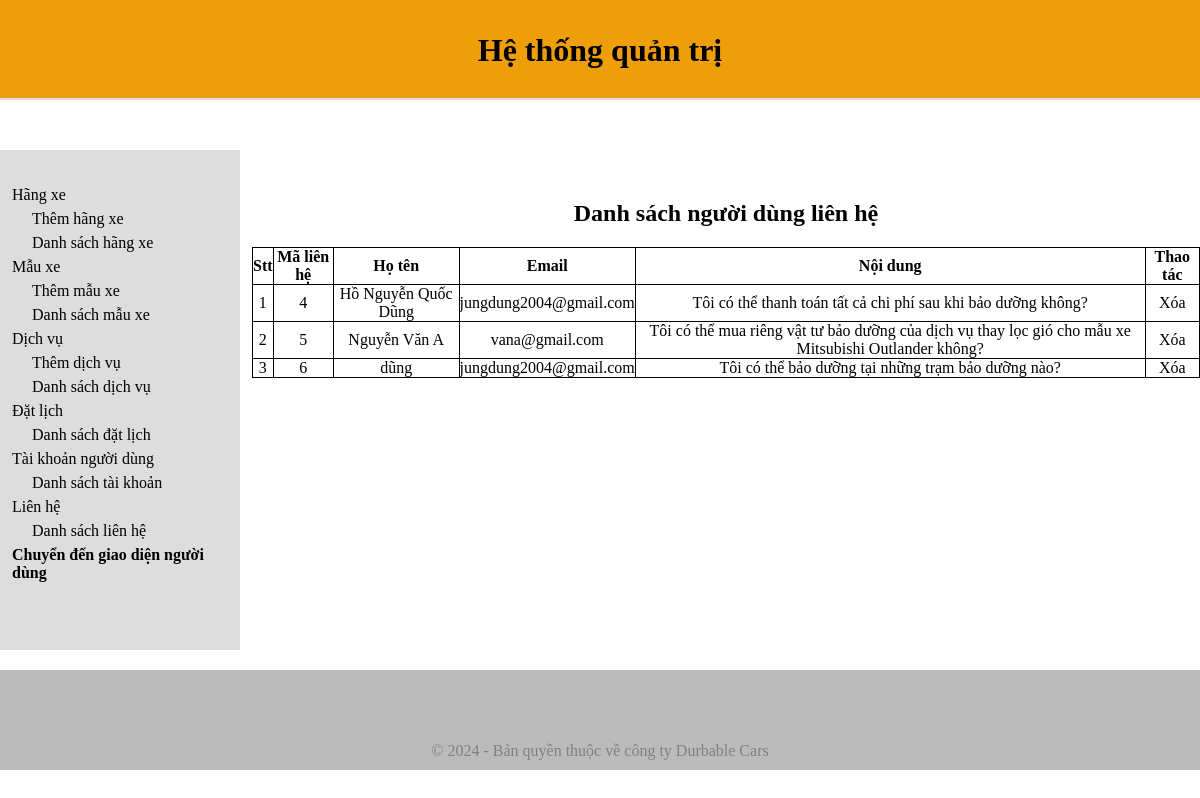
Page /admin/lienhead.php on the committed database.
### tables this page shows
CREATE TABLE `tbl_lienhe` (
  `lienhe_id` int(11) NOT NULL,
  `tenlh` varchar(255) NOT NULL,
  `emaillh` varchar(255) NOT NULL,
  `noidung` varchar(255) NOT NULL
);

### admin/database.php (called while the page is built, shortened)
<?php
class Database
{
    public $host = DB_HOST;
    public $user = DB_USER;
    public $pass = DB_PASS;
    public $dbname = DB_NAME;
    public $link;
    public function connectDB()
    {
        $this->link = new mysqli($this->host, $this->user, $this->pass, $this->dbname);
        if ($this->link) {
            return false;
        }
    }
    public function select($query)
    {
        $result = $this->link->query($query) or die($this->link->error . __LINE__);
        if ($result->num_rows > 0) {
            return $result;
        } else {
            return false;
        }
    }
}
?>

### copy_productClass.php (called while the page is built, shortened)
<?php
include "admin/database.php";
?>
<?php
class product
{
    public $db;
    public function __construct()
    {
        $this->db = new Database();
    }
    public function show_lienhe()
    {
        $query = "SELECT * FROM tbl_lienhe";
        $result = $this->db->select($query);
        return $result;
    }
}
?>

### admin/lienhead.php (the view)
<?php
include "header.php";
include "slider.php";
include "../copy_productClass.php";
$product = new product;
$show_lienhe = $product->show_lienhe();
?>
<div class="admin-contentRight">
    <div class="admin-contentRight-category_list">
    <table>
        <h1>Danh sách người dùng liên hệ</h1>
        <tr>
            <th>Stt</th>
            <th>Mã liên hệ</th>
            <th>Họ tên</th>
            <th>Email</th>
            <th>Nội dung</th>
            <th>Thao tác</th>
        </tr>
        <?php
        if ($show_lienhe) {
            $i = 0;
            while ($result = $show_lienhe->fetch_assoc()) {
                $i++;
        ?>
                <tr>
                    <td><?php echo $i ?></td>
                    <td><?php echo $result['lienhe_id'] ?></td>
                    <td><?php echo $result['tenlh'] ?></td>
                    <td><?php echo $result['emaillh'] ?></td>
                    <td><?php echo $result['noidung'] ?></td>
                    <td><a href="lienheDelete.php?lienhe_id=<?php echo $result['lienhe_id'] ?>">Xóa</a></td>
                </tr>
        <?php
            }
        }
        ?>
    </table>
    </div>
</div>
</section>
<?php
include "footer_admin.php";
?>

### admin/style.css (style rules this page uses)
* { margin: 0; padding: 0; box-sizing: border-box; color: black; outline: none; }
h1 { padding-bottom: 20px; }
a { text-decoration: none; }
.admin-contentRight { width: 80%; padding: 30px 0 0 12px ; }
.admin-contentRight-category_list { width: 100%; text-align: center; margin-top: 20px; }
.admin-contentRight-category_list table tr th,td { border: 1px solid #000000; }
table { border-collapse: collapse; width: 100%; }

### rows in the picture
tbl_lienhe: lienhe_id "4", tenlh "Hồ Nguyễn Quốc Dũng", emaillh "jungdung2004@gmail.com", noidung "Tôi có thể thanh toán tất cả chi phí sau khi bảo dưỡng không?"
tbl_lienhe: lienhe_id "5", tenlh "Nguyễn Văn A", emaillh "vana@gmail.com", noidung "Tôi có thể mua riêng vật tư bảo dưỡng của dịch vụ thay lọc gió cho mẫu xe Mitsubishi Outlander không?"
tbl_lienhe: lienhe_id "6", tenlh "dũng", emaillh "jungdung2004@gmail.com", noidung "Tôi có thể bảo dưỡng tại những trạm bảo dưỡng nào?"
